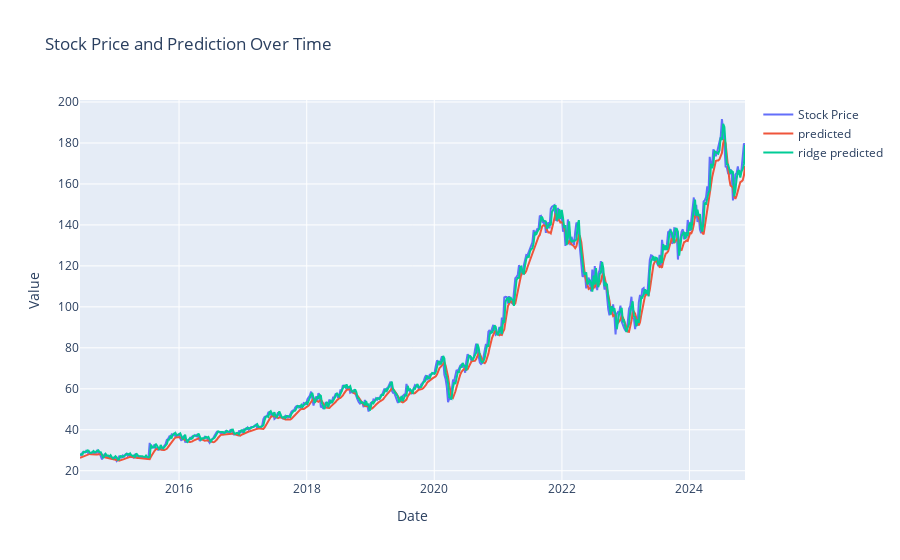

Source (notebook cell):
### Code cell
import plotly.express as px
import plotly.graph_objects as go

trace1 = go.Scatter(x=df_stock.index[time_step:], y=lstm_predictions['y'], mode='lines', name='Stock Price')
trace2 = go.Scatter(x=df_stock.index[time_step:], y=lstm_predictions['predictions'], mode='lines', name='predicted')
trace3 = go.Scatter(x=df_stock.index[time_step:], y=lstm_predictions['ridge_predictions'], mode='lines', name='ridge predicted')

# Create the layout
layout = go.Layout(
    title='Stock Price and Prediction Over Time',
    xaxis=dict(title='Date'),
    yaxis=dict(title='Value')
)

# Create the figure with both traces
fig = go.Figure(data=[trace1, trace2,trace3], layout=layout)

# Show the plot
fig.show()

### Figure 1 — Plotly figure (JSON) as saved in the notebook; plotly's stock layout.template omitted (floating-point values rounded to 4 significant figures; data arrays with more than 128 entries replaced by an {"elided": "..."} marker saying what was removed)
{"data": [{"mode": "lines", "name": "Stock Price", "type": "scatter", "x": {"elided": "545 str values"}, "y": {"elided": "545 float values"}}, {"mode": "lines", "name": "predicted", "type": "scatter", "x": {"elided": "545 str values"}, "y": {"elided": "545 float values"}}, {"mode": "lines", "name": "ridge predicted", "type": "scatter", "x": {"elided": "545 str values"}, "y": {"elided": "545 float values"}}], "layout": {"title": {"text": "Stock Price and Prediction Over Time"}, "xaxis": {"title": {"text": "Date"}}, "yaxis": {"title": {"text": "Value"}}}}
